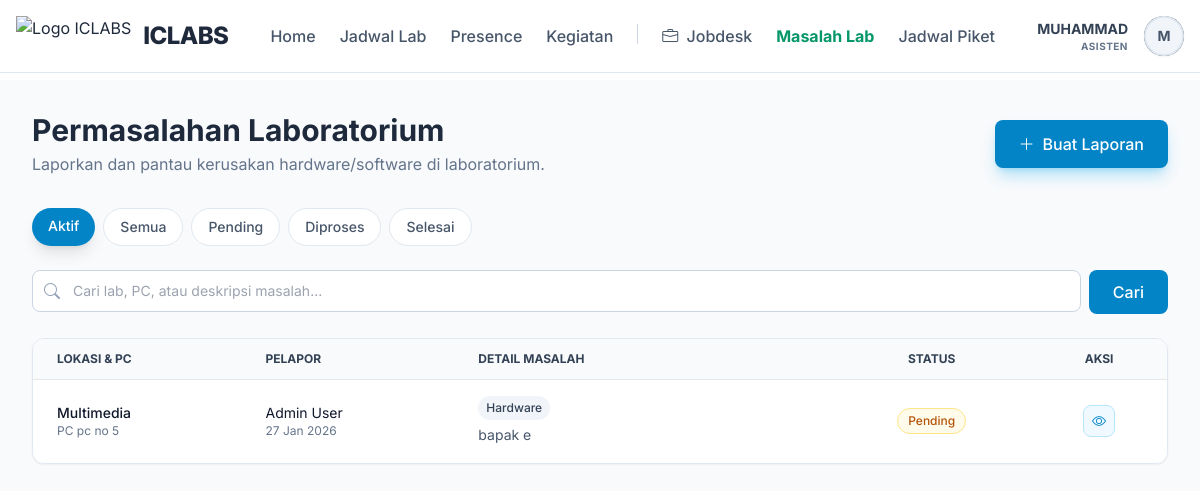
/public/asisten/problems (signed in), run on the app's committed database.
### tables this page shows
CREATE TABLE `lab_problems` (
  `id` int(11) NOT NULL,
  `laboratory_id` int(11) NOT NULL,
  `pc_number` varchar(50) DEFAULT NULL,
  `problem_type` enum('hardware','software','network','other') NOT NULL,
  `description` text NOT NULL,
  `reporter_name` varchar(100) DEFAULT NULL,
  `status` enum('reported','in_progress','resolved') DEFAULT 'reported',
  `reported_by` int(11) NOT NULL,
  `assigned_to` int(11) DEFAULT NULL,
  `reported_at` timestamp NOT NULL DEFAULT current_timestamp(),
  `started_at` datetime DEFAULT NULL,
  `completed_at` datetime DEFAULT NULL
);

CREATE TABLE `laboratories` (
  `id` int(11) NOT NULL,
  `lab_name` varchar(100) NOT NULL,
  `image` varchar(255) DEFAULT NULL,
  `description` text DEFAULT NULL,
  `pc_count` int(11) DEFAULT 0,
  `tv_count` int(11) DEFAULT 0,
  `status` enum('active','inactive','maintenance') DEFAULT 'active',
  `location` varchar(100) DEFAULT NULL,
  `building` varchar(100) DEFAULT NULL,
  `floor` varchar(50) DEFAULT NULL,
  `room_number` varchar(50) DEFAULT NULL,
  `capacity` int(11) DEFAULT 0
);

CREATE TABLE `users` (
  `id` int(11) NOT NULL,
  `name` varchar(100) NOT NULL,
  `email` varchar(100) NOT NULL,
  `phone` varchar(20) DEFAULT NULL,
  `password` varchar(255) NOT NULL,
  `role_id` int(11) NOT NULL,
  `status` enum('active','inactive') DEFAULT 'active',
  `image` varchar(255) DEFAULT NULL,
  `created_at` timestamp NOT NULL DEFAULT current_timestamp()
);

### app/views/asisten/reports/index.php (the view, shortened to what the rows shown need)
<?php include APP_PATH . '/views/layouts/header.php'; ?>
<div class="bg-slate-50 min-h-screen py-8">
    <div class="max-w-7xl mx-auto px-4 sm:px-6 lg:px-8">
        <div class="flex flex-col md:flex-row justify-between items-center mb-8 gap-4">
            <div>
                <h1 class="text-3xl font-bold text-slate-800">Permasalahan Laboratorium</h1>
            </div>
        </div>
        <div class="bg-white rounded-xl shadow-sm border border-slate-200 overflow-hidden">
            <?php if (empty($problems)): ?>
                <div class="flex flex-col items-center justify-center py-20 px-4 text-center">
                    <div class="w-20 h-20 bg-slate-50 rounded-full flex items-center justify-center mx-auto mb-4 animate-blob">
                        <i class="bi bi-clipboard-check text-4xl text-slate-300"></i>
                    </div>
                    <h3 class="text-lg font-medium text-slate-900 mb-1">Tidak ada masalah ditemukan</h3>
                    <p class="text-slate-500 text-sm">Belum ada laporan permasalahan yang sesuai.</p>
                </div>
            <?php else: ?>
                <div class="hidden md:block overflow-x-auto">
                    <table class="w-full text-sm text-left text-slate-500">
                        <thead class="text-xs text-slate-700 uppercase bg-slate-50 border-b">
                            <tr>
                                <th class="px-6 py-3">Lokasi & PC</th>
                                <th class="px-6 py-3">Pelapor</th>
                                <th class="px-6 py-3 w-1/3">Detail Masalah</th>
                                <th class="px-6 py-3 text-center">Status</th>
                                <th class="px-6 py-3 text-center">Aksi</th>
                            </tr>
                        </thead>
                        <tbody class="divide-y divide-slate-100">
                            <?php foreach ($problems as $problem): ?>
                                <tr class="bg-white hover:bg-slate-50 transition-colors group">
                                    <td class="px-6 py-4">
                                        <div class="font-medium text-slate-900"><?= e($problem['lab_name']) ?></div>
                                        <?php if ($problem['pc_number']): ?>
                                            <div class="text-xs text-slate-500">PC <?= e($problem['pc_number']) ?></div>
                                        <?php endif; ?>
                                    </td>
                                    <td class="px-6 py-4">
                                        <div class="text-slate-900"><?= e($problem['reporter_name']) ?></div>
                                        <div class="text-xs text-slate-500"><?= date('d M Y', strtotime($problem['reported_at'])) ?></div>
                                    </td>
                                    <td class="px-6 py-4">
                                        <div class="inline-flex items-center gap-1.5 px-2 py-1 rounded-full text-xs font-medium bg-slate-100 text-slate-700 mb-1">
                                            <?= ucfirst($problem['problem_type']) ?>
                                        </div>
                                        <div class="text-slate-600 line-clamp-2 leading-relaxed">
                                            <?= e($problem['description']) ?>
                                        </div>
                                    </td>
                                    <td class="px-6 py-4 text-center">
                                        <?php
                                        $s = [
                                            'reported' => ['bg' => 'bg-amber-50', 'text' => 'text-amber-700', 'border' => 'border-amber-200', 'label' => 'Pending'],
                                            'in_progress' => ['bg' => 'bg-blue-50', 'text' => 'text-blue-700', 'border' => 'border-blue-200', 'label' => 'Diproses'],
                                            'resolved' => ['bg' => 'bg-emerald-50', 'text' => 'text-emerald-700', 'border' => 'border-emerald-200', 'label' => 'Selesai']
                                        ][$problem['status']] ?? ['bg' => 'bg-slate-50', 'text' => 'text-slate-700', 'border' => 'border-slate-200', 'label' => 'Unknown'];
                                        ?>
                                        <span class="inline-flex items-center px-2.5 py-1 border rounded-full text-xs font-medium <?= $s['bg'] . ' ' . $s['text'] . ' ' . $s['border'] ?>">
                                            <?= $s['label'] ?>
                                        </span>
                                    </td>
                                    <td class="px-6 py-4 text-center">
                                        <div class="flex items-center justify-center gap-3">
                                            <a href="<?= url('/asisten/problems/' . $problem['id']) ?>"
                                               class="w-8 h-8 rounded-lg bg-sky-50 text-sky-600 flex items-center justify-center hover:bg-sky-100 transition-colors border border-sky-200"
                                               title="Lihat Detail">
                                                <i class="bi bi-eye"></i>
                                            </a>
                                        </div>
                                    </td>
                                </tr>
                            <?php endforeach; ?>
                        </tbody>
                    </table>
                </div>
            <?php endif; ?>
        </div>
    </div>
</div>

### data on the page
lab_problems: laboratory.lab_name "Multimedia", pc_number "pc no 5", reported_by.name "Admin User", reported_at "27 Jan 2026", problem_type "Hardware", description "bapak e", status "Pending"

### other printed values
explode(' ', $_SESSION['user_name'] ?? 'User')[0] "MUHAMMAD"
getUserRole() "ASISTEN"
substr($_SESSION['user_name'] ?? 'U', 0, 1) "M"
